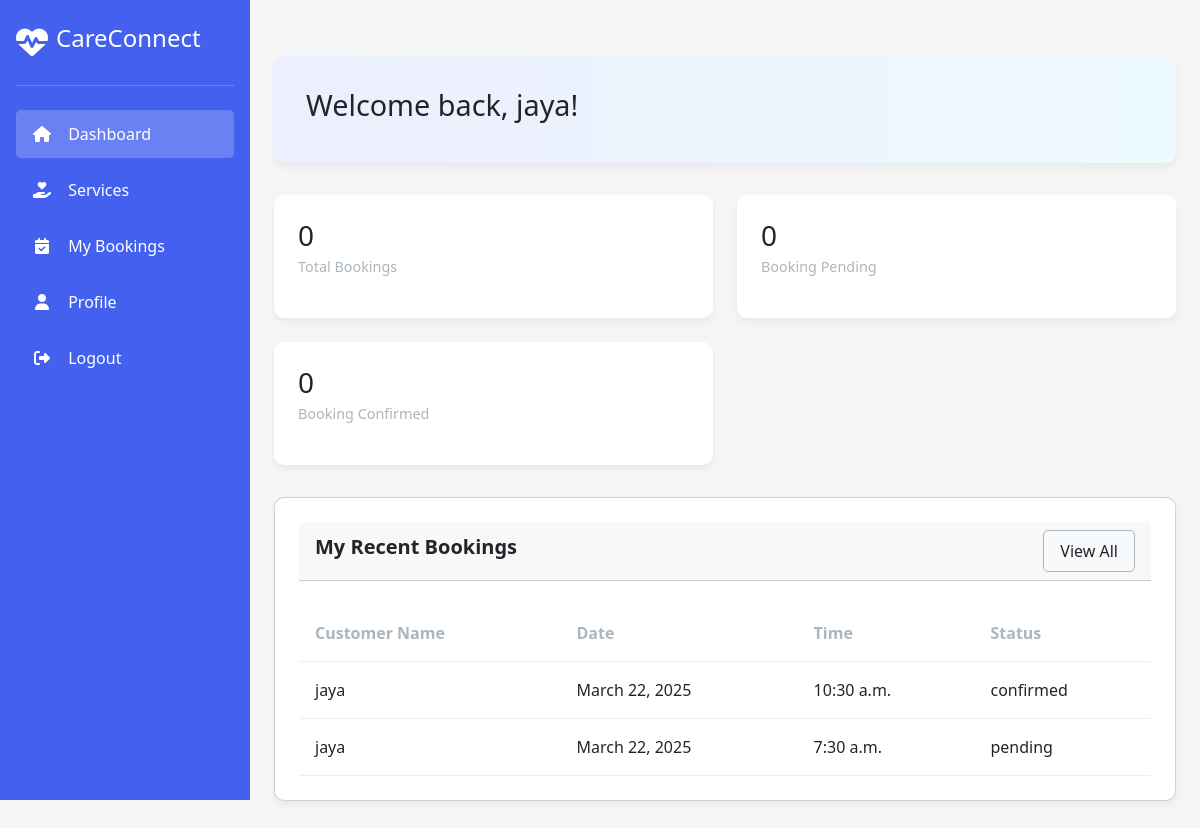
The app's page /provider/provider/ (signed in) with its own data.
### admins/models.py (models this page shows, shortened)
class User(AbstractUser):
    user_type = models.CharField(max_length=20, choices=[
        ('customer', 'Customer'),
        ('service_provider', 'Service Provider')
    ])
    def __str__(self):
        return self.username

class Booking_Model(models.Model):
    STATUS_CHOICES = [
        ('pending', 'Pending'),
        ('confirmed', 'Confirmed'),
        ('cancelled', 'Cancelled'),
    ]
    customer = models.ForeignKey(User, on_delete=models.CASCADE, related_name='customer_bookings')
    provider = models.ForeignKey(User, on_delete=models.CASCADE, related_name='provider_bookings')
    booking_date = models.DateField(default=timezone.now)
    booking_time = models.TimeField(default=timezone.now)
    status = models.CharField(max_length=20, choices=STATUS_CHOICES, default='pending')
    created_at = models.DateTimeField(auto_now_add=True)
    updated_at = models.DateTimeField(auto_now=True)

### provider/views.py (the view)
# urls.py: path('provider/',Provider_View.as_view(),name='provider'),
class Provider_View(LoginRequiredMixin, View):
    def get(self, request):
        latest_bookings = Booking_Model.objects.filter(
            Q(customer=request.user) | Q(provider=request.user)
        ).order_by('-created_at')[:2]
        bookings = Booking_Model.objects.filter(provider=request.user)
        total_bookings = bookings.count()
        booking_pending = bookings.filter(status='pending').count()
        booking_confirmed = bookings.filter(status='confirmed').count()
        context = {
            'total_bookings': total_bookings,
            'booking_pending': booking_pending,
            'booking_confirmed': booking_confirmed,
            'latest_bookings':latest_bookings
        }
        return render(request, 'provider.html', context)

### provider/templates/provider.html (shortened to what this page needs)
<!DOCTYPE html>
<html lang="en">
<head>
    <link href="https://cdn.jsdelivr.net/npm/bootstrap@5.3.3/dist/css/bootstrap.min.css" rel="stylesheet"
>
    <link rel="stylesheet" href="https://cdn.jsdelivr.net/npm/bootstrap-icons@1.11.3/font/bootstrap-icons.min.css">
    <link rel="stylesheet" href="https://cdnjs.cloudflare.com/ajax/libs/font-awesome/6.4.0/css/all.min.css">
</head>
<body>
    <div class="dashboard">
        <div class="sidebar">
            <div class="logo">
                <i class="fas fa-heart-pulse fa-2x"></i>
                <h2>CareConnect</h2>
            </div>
            <div class="menu">
                <div class="menu-item active">
                    <a class="menu_a" href="{% url 'provider' %}">
                        <i class="fas fa-home"></i>
                        <span>Dashboard</span></a>
                </div>
                <div class="menu-item">
                    <a class="menu_a" href="{% url 'provider_service' %}">
                        <i class="fas fa-hand-holding-heart"></i>
                        <span>Services</span></a>
                </div>
                <div class="menu-item">
                    <a class="menu_a" href="{% url 'provider_booking' %}">
                        <i class="fas fa-calendar-check"></i>
                        <span>My Bookings</span></a>
                </div>
                <div class="menu-item">
                    <a class="menu_a" href="{% url 'profile' request.user.id %}">
                        <i class="fas fa-user"></i>
                        <span>Profile</span>
                    </a>
                </div>
                <div class="menu-item">
                    <a class="menu_a" href="{% url 'logout' %}">
                        <i class="fas fa-sign-out-alt"></i>
                        <span>Logout</span></a>
                </div>
            </div>
        </div>
        <div class="main-content">
            {% block content %}
            <div class="welcome-banner">
                <div class="welcome-text">
                    <h2>Welcome back, {{request.user}}!</h2>
                </div>
            </div>
            <div class="stats-container">
                <div class="stat-card">
                    <div class="stat-info">
                        <h3>{{total_bookings}}</h3>
                        <p>Total Bookings</p>
                    </div>
                </div>
                <div class="stat-card">
                    <div class="stat-info">
                        <h3>{{booking_pending}}</h3>
                        <p>Booking Pending</p>
                    </div>
                </div>
                <div class="stat-card">
                    <div class="stat-info">
                        <h3>{{booking_confirmed}}</h3>
                        <p>Booking Confirmed</p>
                    </div>
                </div>
            </div>
            <div class="card">
                <div class="card-header">
                    <h2 class="card-title">My Recent Bookings</h2>
                    <a class="button secondary card_a" href="{% url 'provider_booking' %}">View All</a>
                </div>
                <table class="bookings-table">
                    <thead>
                        <tr>
                            <th>Customer Name</th>
                            <th>Date</th>
                            <th>Time</th>
                            <th>Status</th>
                        </tr>
                    </thead>
                    <tbody>
                        {% for booking in latest_bookings %}
                        <tr>
                            <td>{{ booking.customer.username }}</td>
                            <td>{{ booking.booking_date }}</td>
                            <td>{{ booking.booking_time }}</td>
                            <td>{{ booking.status }}</td>
                        </tr>
                        {% empty %}
                        <li>No recent bookings found.</li>
                        {% endfor %}
                    </tbody>
                </table>
            </div>
            {% endblock %}
        </div>
    </div>
</body>
</html>

### provider/templates/provider.html (style rules this page uses)
:root { --primary: #4361ee; --secondary: #3f37c9; --success: #4cc9f0; --danger: #f72585; --warning: #f8961e; --info: #4895ef; --light: #f8f9fa; --dark: #212529; --gray: #adb5bd; }
* { margin: 0; padding: 0; box-sizing: border-box; font-family: 'Segoe UI', Tahoma, Geneva, Verdana, sans-serif; }
body { background-color: #f5f5f5; color: var(--dark); }
.dashboard { display: flex; min-height: 100vh; }
.sidebar { width: 250px; background-color: var(--primary); color: white; padding: 1rem; position: sticky; top: 0; height: 100vh; overflow-y: auto; }
.logo { display: flex; align-items: center; padding: 0.5rem 0 1.5rem 0; border-bottom: 1px solid rgba(255, 255, 255, 0.2); margin-bottom: 1.5rem; }
.logo h2 { font-size: 1.5rem; margin-left: 0.5rem; }
.menu-item { padding: 0.75rem 1rem; border-radius: 5px; margin-bottom: 0.5rem; cursor: pointer; display: flex; align-items: center; transition: background-color 0.3s; }
.menu-item.active { background-color: rgba(255, 255, 255, 0.2); }
.menu-item i { margin-right: 0.75rem; width: 20px; text-align: center; }
.main-content { flex: 1; padding: 1.5rem; overflow-y: auto; }
.welcome-banner { background-color: white; border-radius: 10px; padding: 2rem; margin-bottom: 2rem; background-image: linear-gradient(to right, rgba(67, 97, 238, 0.1), rgba(76, 201, 240, 0.1)); box-shadow: 0 4px 6px rgba(0, 0, 0, 0.05); display: flex; justify-content: space-between; align-items: center; }
.welcome-text h2 { font-size: 1.8rem; margin-bottom: 0.5rem; }
.stats-container { display: grid; grid-template-columns: repeat(auto-fill, minmax(300px, 1fr)); gap: 1.5rem; margin-bottom: 2rem; }
.stat-card { background-color: white; border-radius: 10px; padding: 1.5rem; box-shadow: 0 4px 6px rgba(0, 0, 0, 0.05); display: flex; align-items: center; gap: 1rem; }
.stat-info h3 { font-size: 1.75rem; margin-bottom: 0.25rem; }
.stat-info p { color: var(--gray); font-size: 0.9rem; }
.card { background-color: white; border-radius: 10px; padding: 1.5rem; box-shadow: 0 4px 6px rgba(0, 0, 0, 0.05); margin-bottom: 1.5rem; }
.card-header { display: flex; justify-content: space-between; align-items: center; margin-bottom: 1.5rem; }
.card-title { font-size: 1.25rem; font-weight: 600; }
.button { padding: 0.5rem 1rem; border-radius: 5px; border: none; background-color: var(--primary); color: white; cursor: pointer; font-weight: 500; display: flex; align-items: center; gap: 0.5rem; }
.button.secondary { background-color: var(--light); color: var(--dark); border: 1px solid var(--gray); }
.bookings-table { width: 100%; border-collapse: collapse; }
.bookings-table th, .bookings-table td { padding: 1rem; text-align: left; border-bottom: 1px solid #eee; }
.bookings-table th { font-weight: 600; color: var(--gray); }
.menu_a { text-decoration: none; color: white; }
.card_a { text-decoration: none; }

### records on screen
User: user "jaya"
Booking_Model: customer.username "jaya", booking_date "March 22, 2025", booking_time "10:30 a.m.", status "confirmed"
Booking_Model: customer.username "jaya", booking_date "March 22, 2025", booking_time "7:30 a.m.", status "pending"

### other values on screen
{{ total_bookings }} "0"
{{ booking_pending }} "0"
{{ booking_confirmed }} "0"
